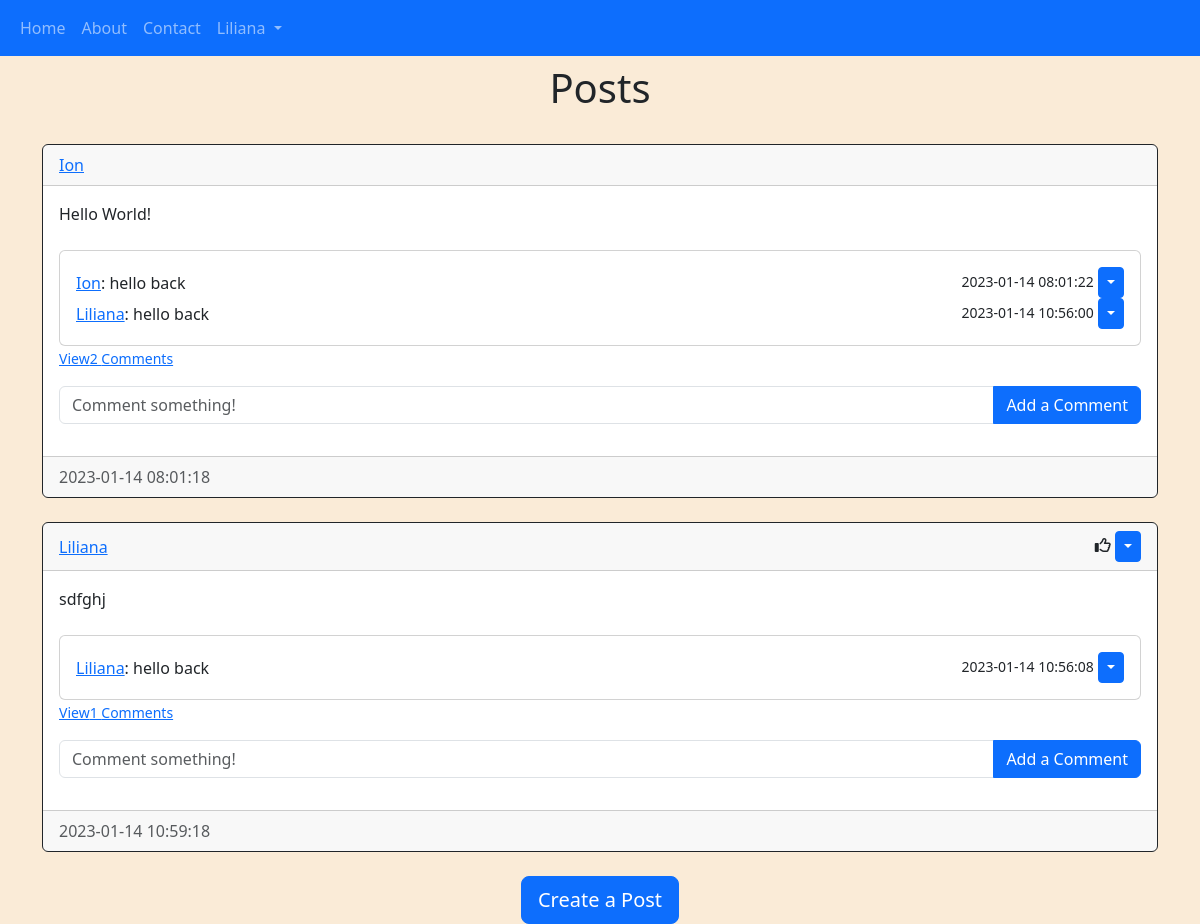
The app's page /home (signed in) with its own data.
### website/models.py (models this page shows)
class User(db.Model, UserMixin):
    id = db.Column(db.Integer, primary_key=True)
    email = db.Column(db.String(150), unique=True)
    username = db.Column(db.String(150), unique=True)
    password = db.Column(db.String(150))
    date_created = db.Column(db.DateTime(), default=func.now())
    about = db.Column(db.String(300), nullable=False)
    city = db.Column(db.String(150), nullable=False)
    car = db.Column(db.String(150), nullable=False)
    hobby = db.Column(db.String(150))
    file = db.Column(db.String(300))
    posts = db.relationship("Post", backref = "User", passive_deletes=True)
    comments = db.relationship("Comment", backref = "User", passive_deletes=True)
    likes = db.relationship("Like", backref = "User", passive_deletes=True)

class Post(db.Model):
    id = db.Column(db.Integer, primary_key=True)
    text = db.Column(db.Text, nullable=False)
    date_created = db.Column(db.DateTime(), default=func.now())
    author = db.Column(db.Integer, db.ForeignKey("user.id", ondelete="CASCADE"), nullable=False)
    comments = db.relationship("Comment", backref = "Post", passive_deletes=True)
    likes = db.relationship("Like", backref = "Post", passive_deletes=True)

class Comment(db.Model):
    id = db.Column(db.Integer, primary_key=True)
    text = db.Column(db.String(300), nullable=False)
    date_created = db.Column(db.DateTime(), default=func.now())
    author = db.Column(db.Integer, db.ForeignKey("user.id", ondelete="CASCADE"), nullable=False)
    post_id = db.Column(db.Integer, db.ForeignKey("post.id", ondelete="CASCADE"), nullable=False)

### website/views.py (the view)
@views.route("/")
@views.route("/home")
def home():
    posts = Post.query.all()
    return render_template("home.html", user= current_user, posts=posts)

### website/__init__.py (called while the page is built)
def create_app():
    app = Flask(__name__)
    app.config["SECRET_KEY"] = "MIN302"
    app.config["SQLALCHEMY_DATABASE_URI"] = f"sqlite:///{DB_NAME}"
    db.init_app(app)
    from .views import views
    from .auth import auth
    app.register_blueprint(views, url_prefix = "/")
    app.register_blueprint(auth, url_prefix = "/")
    from .models import User, Post, Comment, Like
    with app.app_context():
        db.create_all()
    login_manager = LoginManager()
    login_manager.login_view = "auth.login"
    login_manager.init_app(app)
    @login_manager.user_loader
    def load_user(id):
        return User.query.get(int(id))
    return app

### website/templates/home.html (shortened to what this page needs)
{% extends "posts_div.html" %}
{% block header %}
<h1 align="center">Posts</h1>
<br/>
{% endblock %}

### website/templates/posts_div.html (shortened to what this page needs)
{% extends "base.html" %}
{% block content %}
<h1 align="center">{% block header %}Profile{% endblock %}</h1>
<div id="posts">
    {% for post in posts %}
    <div class="card border-dark ">
        <div class="card-header d-flex justify-content-between align-items-center">
            <a href="\profile\{{post.User.username}}">{{post.User.username}}</a>
            {% if user.id == post.author %}
            <div>
                <i class="fa-regular fa-thumbs-up"></i>
                <div class="btn-group">
                    <button type="button" class="btn btn-sm btn-primary dropdown-toggle" data-bs-toggle="dropdown"></button>
                </div>
            </div>
            {% endif %}
        </div>
        <div class="card-body">
            <div class="card-text">{{post.text}}</div>
            <br/>
            <div class="" id="comments-{{post.id}}">
                <div class="card">
                    <div class="card-body" id="comments-{{post.id}}">
                        {% for comment in post.comments %}
                        <div class="d-flex justify-content-between align-items-center">
                            <div>
                                <a href="/profile/{{comment.User.username}}">{{comment.User.username}}</a>: {{comment.text}}
                            </div>
                            <div>
                                <small class="text-mutetd">{{comment.date_created}}</small>
                                <div class="btn-group">
                                    <button type="button" class="btn btn-sm btn-primary dropdown-toggle" data-bs-toggle="dropdown"></button>
                                </div>
                            </div>
                        </div>
                        {% endfor %}
                    </div>
                </div>
            </div>
            <p class="card-text">
                {% if post.comments|length > 0 %}
                <a data-bs-toggle="collapse" href="#comments-{{post.id}}" role="button">
                <small>View{{post.comments|length}} Comments</small>
                </a>
                {% else %}
                <small class="text-muted">No Comments</small>
                {% endif %}
            </p>
            <form class="input-group mb-3" method="POST" action="/create-comment/{{post.id}}">
                <input type="text" id="text" name="text" class="form-control" placeholder="Comment something!">
                <button type="submit" class="btn btn-primary">Add a Comment</button>
            </form>
        </div>
        <div class="card-footer text-muted">{{post.date_created}}</div>
    </div>
    <br />
</div>
    {% endfor %}
    {% block footer %}
    <div align="center">
        <a href="/create-post"><button type="button" class="btn btn-primary btn-lg">Create a Post</button></a>
    </div>
    {% endblock %}
{% endblock %}

### website/templates/base.html (shortened to what this page needs)
<!DOCTYPE html>
<html lang="en">
<head>
    <link href="https://cdn.jsdelivr.net/npm/bootstrap@5.3.0-alpha1/dist/css/bootstrap.min.css" rel="stylesheet"
 />
    <link rel="stylesheet" href="../static/css/styles.css">
</head>
<body>
    <nav class="navbar navbar-expand-lg navbar-dark bg-primary">
        <div class="container-fluid">
            <div class="collapse navbar-collapse" id="navbar">
                <div class="navbar-nav">
                    <a class="nav-item nav-link" href="/home">Home</a>
                    <a class="nav-item nav-link" href="/about">About</a>
                    <a class="nav-item nav-link" href="/contact">Contact</a>
                    {% if user.is_authenticated %}
                    <li class="nav-item dropdown">
                        <a class="nav-link dropdown-toggle" href="#" role="button" data-bs-toggle="dropdown" aria-expanded="false">
                            {{user.username}}
                        </a>
                    </li>
                    {% else %}
                    <a class="nav-item nav-link" href="/login">Login</a>
                    <a class="nav-item nav-link" href="/sign-up">Sign Up</a>
                    {% endif %}
                </div>
            </div>
        </div>
    </nav>
    <div class="container">{% block content %}{% endblock %}</div>
</body>
</html>

### website/static/css/styles.css (style rules this page uses)
body { background: antiquewhite; }

### records on screen
User: username "Liliana"
Post: User.username "Ion", text "Hello World!", comments|length "2", date_created "2023-01-14 08:01:18"
Comment: User.username "Ion", text "hello back", date_created "2023-01-14 08:01:22"
Comment: User.username "Liliana", text "hello back", date_created "2023-01-14 10:56:00"
Post: User.username "Liliana", text "sdfghj", comments|length "1", date_created "2023-01-14 10:59:18"
Comment: User.username "Liliana", text "hello back", date_created "2023-01-14 10:56:08"
